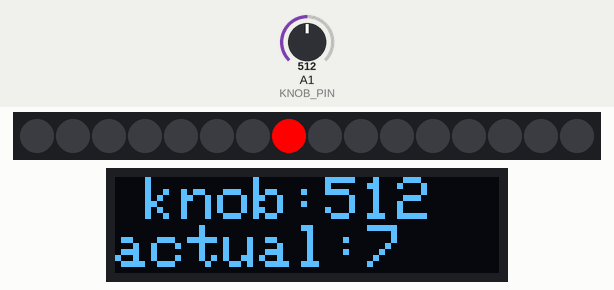
Simulated run of this program. Board: Arduino Nano, built with avr-gcc and run on an emulated ATmega328P. On the bench: 16 RGB LEDs in strip order, left to right, 128×32 one-colour display. Inputs (shaded band) come from the test bench; at power-on: A1 (KNOB_PIN) = 512.

Above: at 1.2 s.
1.3 s: A1 (KNOB_PIN) set to 716
At 1.9 s:
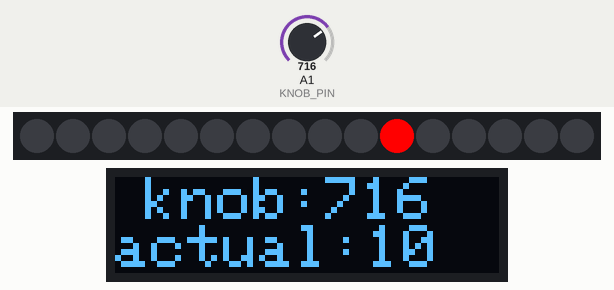
2.8 s: A1 (KNOB_PIN) set to 900
At 3.4 s:
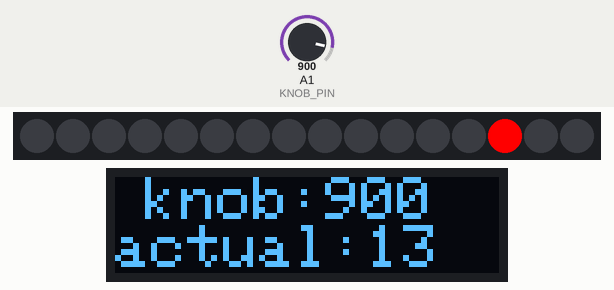
4.3 s: A1 (KNOB_PIN) set to 1023
At 5.0 s:
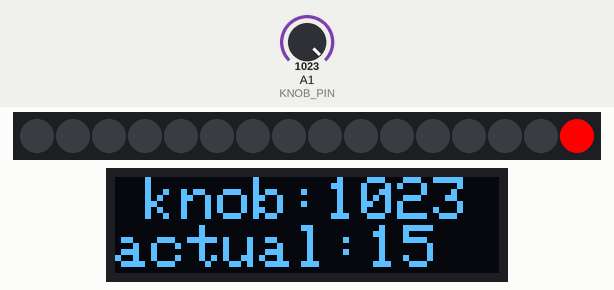
Timing chart, 0 to 7.3 s (numbered marks = the images above; inputs shaded):
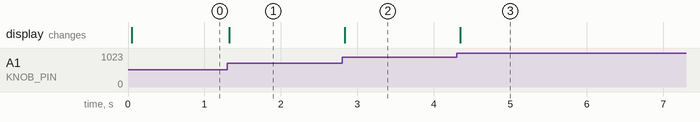

Measured:
- after the input at 1.3 s, the display: first changes at once (image 1 shows a later state)
- after the input at 2.8 s, the display: first changes at once (image 2 shows a later state)
- after the input at 4.3 s, the display: first changes after 0.05 s (image 3 shows a later state)

The program:

main.cpp
```cpp
#include <Arduino.h>
#include <Arduino.h>
#include <Adafruit_NeoPixel.h>
#include <Adafruit_SSD1306.h>
#include <Adafruit_GFX.h>


#define LED_PIN DD2
#define KNOB_PIN A1
#define LED_COUNT 16
#define SCREEN_WIDTH 128
#define SCREEN_HEIGHT 32


#define OLED_RESET     -1
#define SCREEN_ADDRESS 0x3C


Adafruit_SSD1306 display(SCREEN_WIDTH, SCREEN_HEIGHT, &Wire, OLED_RESET);


Adafruit_NeoPixel strip(LED_COUNT, LED_PIN, NEO_GRB + NEO_KHZ800);


void teststext(void) {
  display.clearDisplay();


  display.setTextSize(2); // Draw 2X-scale text
  display.setTextColor(SSD1306_WHITE);
  display.setCursor(10, 0);
  uint16_t knob_value=analogRead(KNOB_PIN);
  uint8_t actual_knob_value= map(
       knob_value,
       0, 1023,
       0, 15
     );


  //display.println(F("test"));
  display.print(F("knob:"));
  display.println(knob_value);
  display.print(F("actual:"));
  display.println(actual_knob_value);
  display.display();      // Show initial text

  strip.clear();

  strip.setPixelColor(
    actual_knob_value,
    255,
    0,
    0
    );
  strip.show();


  delay(100);
}


void setup() {
  strip.begin();
  strip.show();
  pinMode(KNOB_PIN, INPUT);
  Serial.begin(9600);


  // SSD1306_SWITCHCAPVCC = generate display voltage from 3.3V internally
  if(!display.begin(SSD1306_SWITCHCAPVCC, SCREEN_ADDRESS)) {
    Serial.println(F("SSD1306 allocation failed"));
    for(;;);
  }
    // Clear the buffer
    display.clearDisplay();


}
uint8_t led_start=0;


void loop() {
  // put your main code here, to run repeatedly:
  teststext();
}
```
